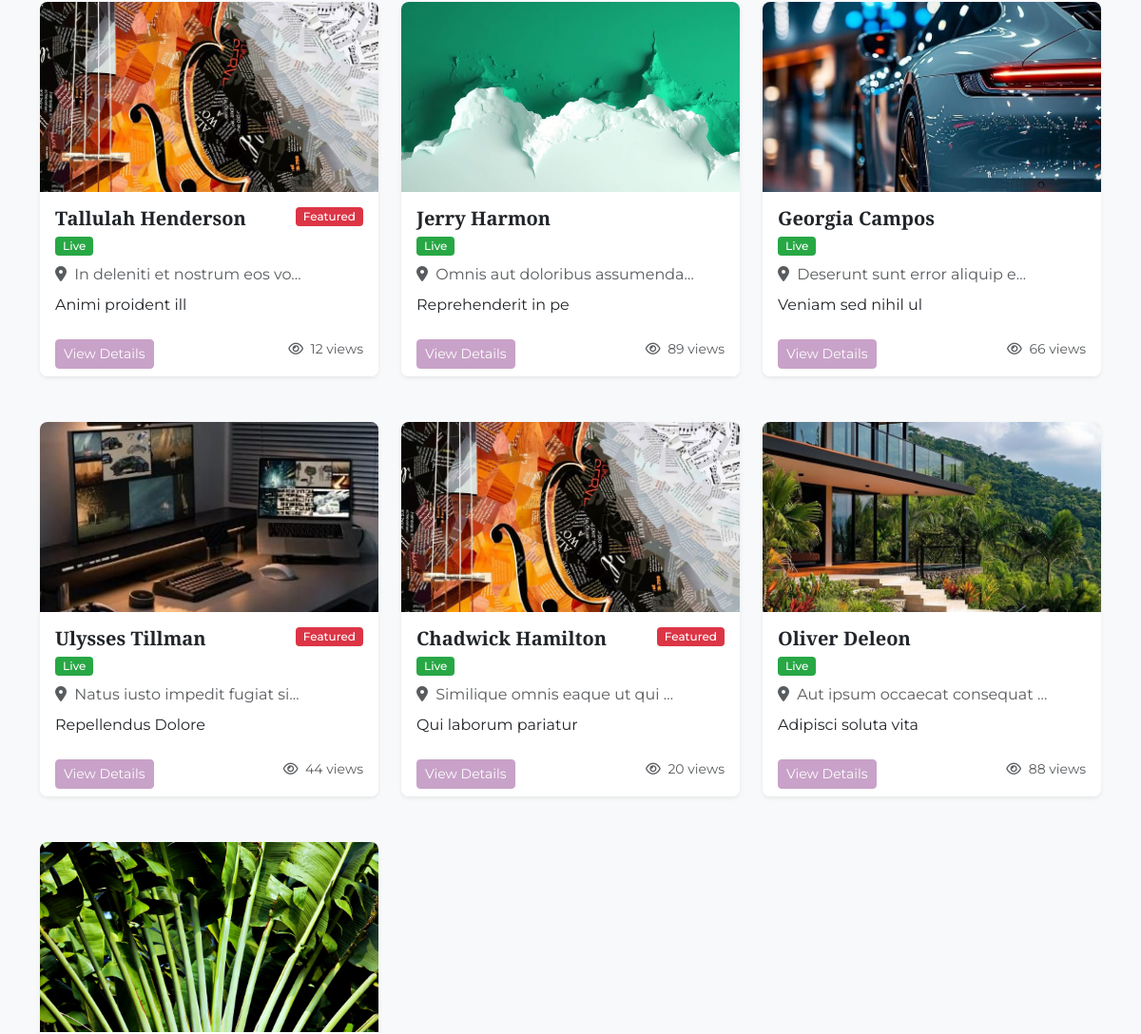
The app's page / (middle part), older data.
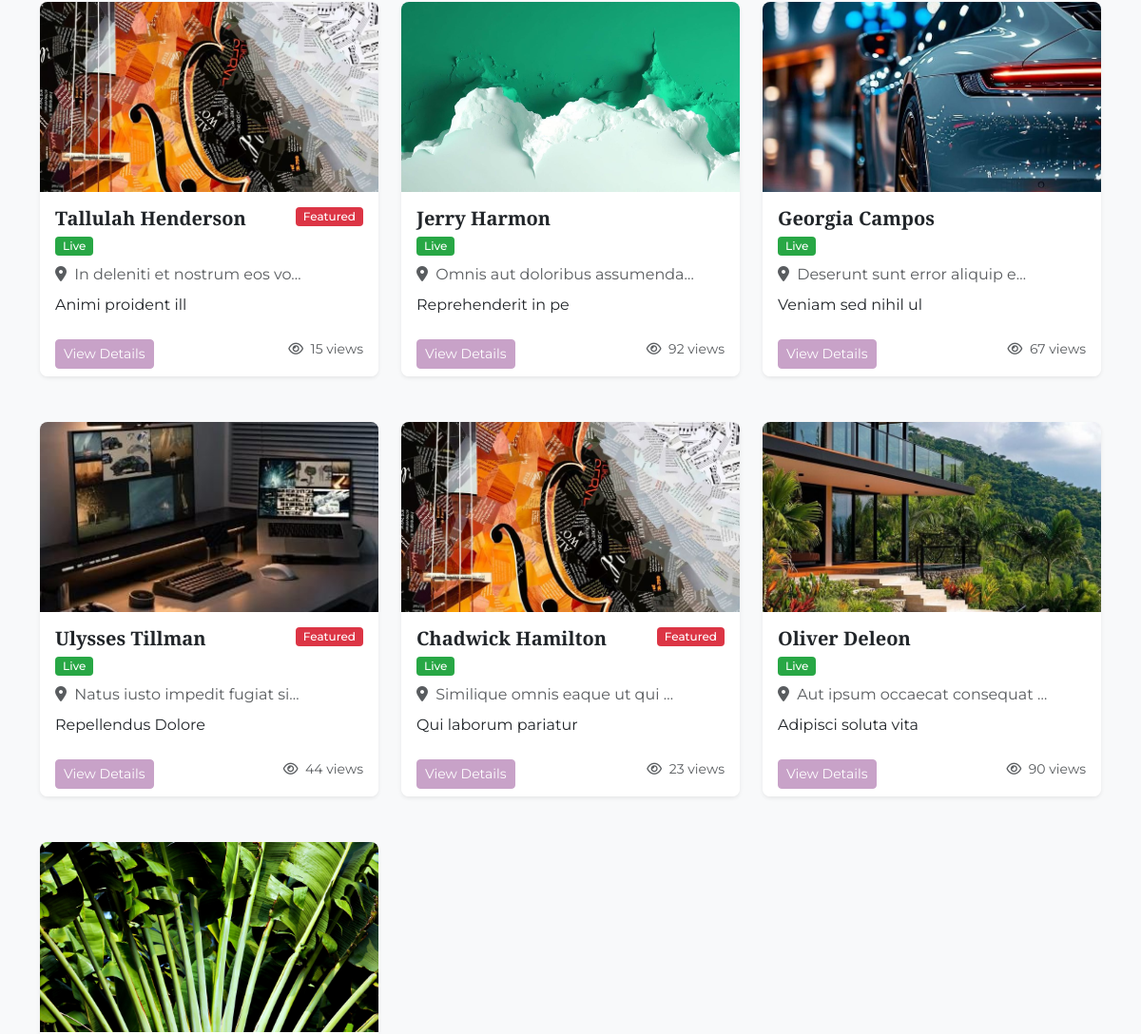
The same page, newer data.
### salon/models.py (models this page shows, shortened)
class Salon(models.Model):
    user = models.ForeignKey(User, on_delete=models.SET_NULL, null=True, related_name='salons')
    name = models.CharField(max_length=100, unique=True)
    description = models.TextField(null=True, blank=True)
    image = models.ImageField(upload_to=salon_image_upload_path)
    address = models.CharField(max_length=200)
    mobile = models.CharField(validators=[phone_regex], max_length=17)
    email = models.EmailField(max_length=100)
    status = models.CharField(
        max_length=20,
        choices=SalonStatus.choices,
        default=SalonStatus.IN_REVIEW
    )
    views = models.PositiveIntegerField(default=0)
    featured = models.BooleanField(default=False)
    salon_id = models.UUIDField(default=uuid.uuid4, editable=False, unique=True)
    slug = models.SlugField(unique=True, blank=True)
    date = models.DateTimeField(auto_now_add=True)
    updated_at = models.DateTimeField(auto_now=True)
    tags = TaggableManager(blank=True)
    class Meta:
        ordering = ['-date']
        verbose_name = 'Salon'
        verbose_name_plural = 'Salons'

### salon/views.py (the view)
# urls.py: path("", views.index, name="index"),
def index(request):
    salon_list = Salon.objects.filter(status=SalonStatus.LIVE)
    paginator = Paginator(salon_list, 10)  # Show 10 salons per page
    page_number = request.GET.get('page')
    page_obj = paginator.get_page(page_number)
    return render(request, "salon/salon.html", {"page_obj": page_obj})

### templates/salon/salon.html (shortened to what this page needs)
{% extends 'base.html' %} {% block content %}
<section class="py-5" id="salons">
    <div class="container">
        <div class="row g-4">
            {% for salon in page_obj %}
            <div class="col-md-4 mb-4">
                <div class="card h-100 border-0 shadow-sm salon-card">
                    <div class="salon-img-container">
                        {% if salon.image %}
                        <img src="{{ salon.image.url }}" class="salon-img" alt="{{ salon.name }}">
                        {% else %}
                        <div class="d-flex align-items-center justify-content-center h-100 bg-light">
                            <i class="fas fa-image fa-3x text-muted"></i>
                        </div>
                        {% endif %}
                    </div>
                    <div class="card-body">
                        <div class="d-flex justify-content-between align-items-start">
                            <div>
                                <h5 class="card-title mb-1">{{ salon.name }}</h5>
                                <span class="badge badge-{{ salon.status|lower }} mb-2 salon-badge">
                                    {{ salon.get_status_display }}
                                </span>
                            </div>
                            {% if salon.featured %}
                            <span class="badge badge-featured salon-badge">Featured</span>
                            {% endif %}
                        </div>
                        <p class="card-text text-muted mb-2">
                            <i class="fas fa-map-marker-alt me-1"></i> {{ salon.address|truncatechars:30 }}
                        </p>
                        <p class="card-text">{{ salon.description|truncatechars:100 }}</p>
                    </div>
                    <div class="card-footer bg-white border-0 d-flex justify-content-between">
                        <a href="{% url 'salon:detail' salon.slug %}" class="btn btn-sm btn-primary">
                            View Details
                        </a>
                        <div class="text-muted small">
                            <i class="far fa-eye me-1"></i> {{ salon.views }} views
                        </div>
                    </div>
                </div>
            </div>
            {% empty %}
            <div class="col-12 text-center py-5">
                <div class="alert alert-info">
                    No salons available at the moment. Please check back later.
                </div>
            </div>
            {% endfor %}
        </div>
    </div>
</section>
{% endblock %}

### templates/base.html (shortened to what this page needs)
{% load static %}
<!DOCTYPE html>
<html lang="en">
<head>
    <link rel="stylesheet" href="https://cdn.jsdelivr.net/npm/sweetalert2@11/dist/sweetalert2.min.css" />
    <link href="https://cdn.jsdelivr.net/npm/bootstrap@5.3.5/dist/css/bootstrap.min.css" rel="stylesheet" />
    <link rel="stylesheet" href="https://cdnjs.cloudflare.com/ajax/libs/font-awesome/6.4.0/css/all.min.css" />
    <link href="https://unpkg.com/aos@2.3.1/dist/aos.css" rel="stylesheet">
</head>
<body>
    <main class="py-4">
        {% block content %}{% endblock %}
    </main>
</body>
</html>

### templates/base.html (style rules this page uses)
:root { --primary-color: #c8a2c8; --primary-dark: #9c7b9c; --secondary-color: #f8f9fa; --accent-color: #d4af37; --dark-color: #343a40; --light-color: #ffffff; --text-color: #495057; }
body { font-family: "Montserrat", sans-serif; background-color: var(--secondary-color); color: var(--text-color); display: flex; flex-direction: column; min-height: 100vh; overflow-x: hidden; }
h1, h2, h3, h4, h5, h6 { font-family: "Playfair Display", serif; font-weight: 700; }
.btn-primary { background-color: var(--primary-color); border-color: var(--primary-color); transition: all 0.3s ease; position: relative; overflow: hidden; z-index: 1; }
.btn-primary::before { content: ''; position: absolute; top: 0; left: 0; width: 100%; height: 100%; background: linear-gradient(45deg, var(--primary-dark), var(--accent-color)); z-index: -1; opacity: 0; transition: opacity 0.3s ease; }
main { flex: 1; position: relative; }

### templates/salon/salon.html (style rules this page uses)
.salon-card { transition: all 0.3s ease; border-radius: 8px; overflow: hidden; box-shadow: 0 2px 10px rgba(0, 0, 0, 0.1); }
.salon-img-container { height: 200px; overflow: hidden; }
.salon-img { width: 100%; height: 100%; object-fit: cover; transition: transform 0.5s ease; }
.salon-badge { font-weight: 500; padding: 4px 8px; font-size: 12px; border-radius: 4px; }
.badge-live { background-color: #28a745; color: white; }
.badge-featured { background-color: #dc3545; color: white; }

Row changes from the older to the newer data that the page shows:
changed Salon "Tallulah Henderson": views "12" → "15"
changed Salon "Jerry Harmon": views "89" → "92"
changed Salon "Georgia Campos": views "66" → "67"
changed Salon "Chadwick Hamilton": views "20" → "23"
changed Salon "Oliver Deleon": views "88" → "90"
